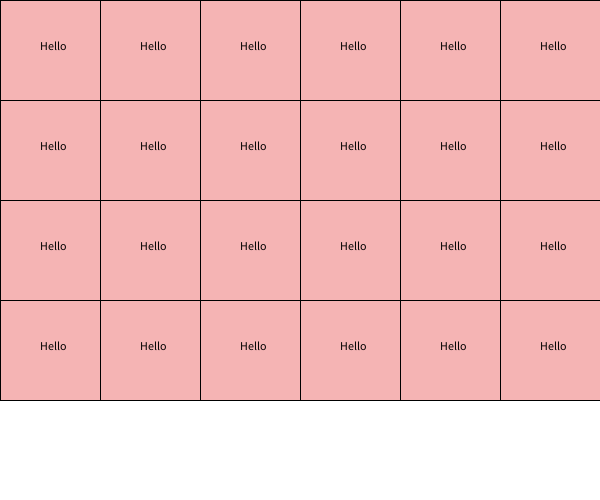
Frame 1 (no input)
Frame 60 (the mouse pressed at the canvas centre just before this capture): identical to frame 1, image omitted
Frame 120 (the mouse held since frame 60 and released just before this capture): identical to frame 1, image omitted

The Processing sketch that drew this single still picture (run headless with seeded random() and noise(); from frame 60 on, the mouse is pressed at the canvas centre):

// Processing sketch: week11_1
// ── week11_1.pde
void setup(){
  size(600,500);

}
void draw(){
  background(255);
  for(int i=0;i<4;i++){
    for(int j=0;j<6;j++){
      fill(#F5B4B4); rect(j*100,i*100,100,100);
      fill(0);text("Hello",j*100+40,i*100+50);
    }
  }
}
